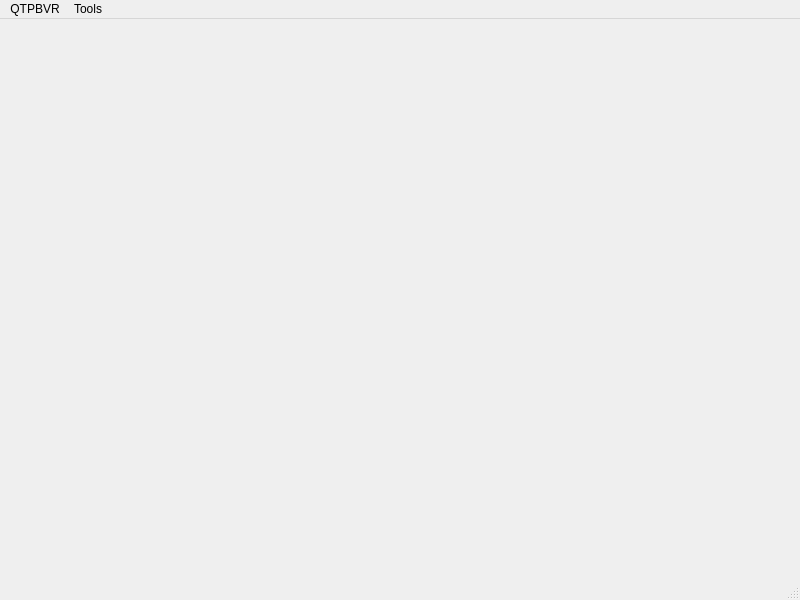
<?xml version="1.0" encoding="UTF-8"?>
<ui version="4.0">
 <class>PBVRGUI</class>
 <widget class="QMainWindow" name="PBVRGUI">
  <property name="geometry">
   <rect>
    <x>0</x>
    <y>0</y>
    <width>800</width>
    <height>600</height>
   </rect>
  </property>
  <property name="windowTitle">
   <string>MainWindow</string>
  </property>
  <widget class="QWidget" name="centralwidget">
   <layout class="QGridLayout" name="gridLayout_2">
    <item row="0" column="0">
     <layout class="QGridLayout" name="screenArea"/>
    </item>
   </layout>
  </widget>
  <widget class="QStatusBar" name="statusbar"/>
  <widget class="QMenuBar" name="menubar">
   <property name="geometry">
    <rect>
     <x>0</x>
     <y>0</y>
     <width>800</width>
     <height>24</height>
    </rect>
   </property>
   <widget class="QMenu" name="menuQTPBVR">
    <property name="title">
     <string>QTPBVR</string>
    </property>
    <addaction name="actionPreference"/>
   </widget>
   <widget class="QMenu" name="menuPanels">
    <property name="title">
     <string>Tools</string>
    </property>
    <addaction name="actionConnectToServer"/>
    <addaction name="separator"/>
    <addaction name="actionTransferFunctionEditor"/>
    <addaction name="actionMerge"/>
    <addaction name="actionVolumeTransform"/>
    <addaction name="actionDataProperties"/>
    <addaction name="actionAnimationControls"/>
    <addaction name="actionRenderOptions"/>
    <addaction name="actionRepetitionLevelControl"/>
    <addaction name="actionDisplayPointSizeControl"/>
    <addaction name="actionShadingControll"/>
    <addaction name="actionCoordinates"/>
   </widget>
   <addaction name="menuQTPBVR"/>
   <addaction name="menuPanels"/>
  </widget>
  <action name="actionPreference">
   <property name="text">
    <string>Preference</string>
   </property>
  </action>
  <action name="actionVolumeTransform">
   <property name="text">
    <string>VolumeTransform</string>
   </property>
  </action>
  <action name="actionConnectToServer">
   <property name="text">
    <string>Connect to server</string>
   </property>
  </action>
  <action name="actionMerge">
   <property name="text">
    <string>Merge</string>
   </property>
  </action>
  <action name="actionDataProperties">
   <property name="text">
    <string>DataProperties</string>
   </property>
   <property name="toolTip">
    <string>DataProperties</string>
   </property>
  </action>
  <action name="actionAnimationControls">
   <property name="text">
    <string>AnimationControls</string>
   </property>
  </action>
  <action name="actionRenderOptions">
   <property name="text">
    <string>RenderOptions</string>
   </property>
  </action>
  <action name="actionRepetitionLevelControl">
   <property name="text">
    <string>RepetitionLevelControl</string>
   </property>
  </action>
  <action name="actionTransferFunctionEditor">
   <property name="text">
    <string>TransferFunctionEditor</string>
   </property>
  </action>
  <action name="actionCoordinates">
   <property name="text">
    <string>Coordinates</string>
   </property>
  </action>
  <action name="actionDisplayPointSizeControl">
   <property name="text">
    <string>DisplayPointSizeControl</string>
   </property>
  </action>
  <action name="actionShadingControll">
   <property name="text">
    <string>ShadingControll</string>
   </property>
  </action>
 </widget>
 <resources/>
 <connections/>
</ui>
